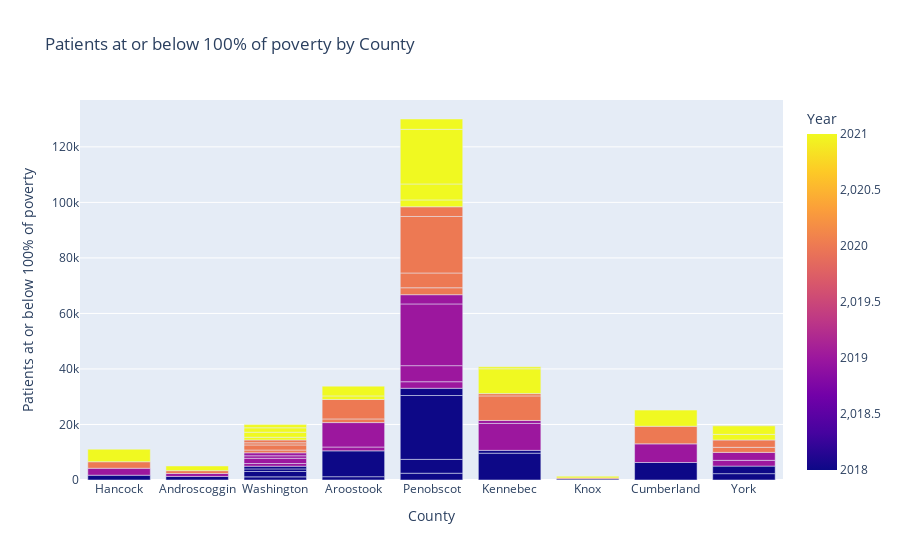

The notebook cell this image was saved under:
### Code cell
import pandas as pd
import matplotlib.pyplot as plt
import plotly.express as px
# Bar chart with day against tip
fig = px.bar(dep_var, x="County", y="Patients at or below 100% of poverty", color="Year",
                                    title="Patients at or below 100% of poverty by County")
fig.show()

### Figure 1 — Plotly figure (JSON) as saved in the notebook; plotly's stock layout.template omitted (floating-point values rounded to 4 significant figures)
{"data": [{"alignmentgroup": "True", "hovertemplate": "County=%{x}<br>Patients at or below 100% of poverty=%{y}<br>Year=%{marker.color}<extra></extra>", "legendgroup": "", "marker": {"color": [2018, 2018, 2018, 2018, 2018, 2018, 2018, 2018, 2018, 2018, 2018, 2018, 2018, 2018, 2018, 2018, 2018, 2018, 2019, 2019, 2019, 2019, 2019, 2019, 2019, 2019, 2019, 2019, 2019, 2019, 2019, 2019, 2019, 2019, 2019, 2020, 2020, 2020, 2020, 2020, 2020, 2020, 2020, 2020, 2020, 2020, 2020, 2020, 2020, 2020, 2020, 2020, 2020, 2021, 2021, 2021, 2021, 2021, 2021, 2021, 2021, 2021, 2021, 2021, 2021, 2021, 2021, 2021, 2021, 2021, 2021], "coloraxis": "coloraxis", "pattern": {"shape": ""}}, "name": "", "offsetgroup": "", "orientation": "v", "showlegend": false, "textposition": "auto", "type": "bar", "x": ["Hancock", "Androscoggin", "Washington", "Aroostook", "Washington", "Penobscot", "Kennebec", "Knox", "Penobscot", "Kennebec", "Penobscot", "Aroostook", "Cumberland", "Washington", "York", "Penobscot", "Washington", "York", "Hancock", "Androscoggin", "Washington", "Aroostook", "Washington", "Penobscot", "Kennebec", "Penobscot", "Kennebec", "Penobscot", "Aroostook", "Cumberland", "Washington", "York", "Penobscot", "Washington", "York", "Hancock", "Androscoggin", "Washington", "Aroostook", "Washington", "Penobscot", "Kennebec", "Knox", "Penobscot", "Kennebec", "Penobscot", "Aroostook", "Cumberland", "Washington", "York", "Penobscot", "Washington", "York", "Hancock", "Androscoggin", "Washington", "Aroostook", "Washington", "Penobscot", "Kennebec", "Knox", "Penobscot", "Kennebec", "Penobscot", "Aroostook", "Cumberland", "Washington", "York", "Penobscot", "Washington", "York"], "xaxis": "x", "y": [1725, 1281, 1135, 1194, 1932, 2442, 9662, 379, 4994, 1016, 23004, 9306, 6307, 940, 2291, 2604, 961, 2715, 2509, 1069, 977, 1379, 1871, 2359, 9695, 5780, 1066, 22241, 8806, 6708, 906, 2081, 3330, 1075, 2864, 2352, 1019, 993, 1315, 1836, 2496, 8863, 374, 5321, 816, 20357, 7008, 6343, 780, 1820, 3501, 1023, 2644, 4506, 1681, 969, 1288, 1810, 2461, 8937, 600, 5748, 720, 19686, 3519, 5829, 1596, 2026, 3717, 1144, 3057], "yaxis": "y"}], "layout": {"barmode": "relative", "coloraxis": {"colorbar": {"title": {"text": "Year"}}, "colorscale": [[0, "#0d0887"], [0.1111, "#46039f"], [0.2222, "#7201a8"], [0.3333, "#9c179e"], [0.4444, "#bd3786"], [0.5556, "#d8576b"], [0.6667, "#ed7953"], [0.7778, "#fb9f3a"], [0.8889, "#fdca26"], [1, "#f0f921"]]}, "legend": {"tracegroupgap": 0}, "title": {"text": "Patients at or below 100% of poverty by County"}, "xaxis": {"anchor": "y", "domain": [0, 1], "title": {"text": "County"}}, "yaxis": {"anchor": "x", "domain": [0, 1], "title": {"text": "Patients at or below 100% of poverty"}}}}
